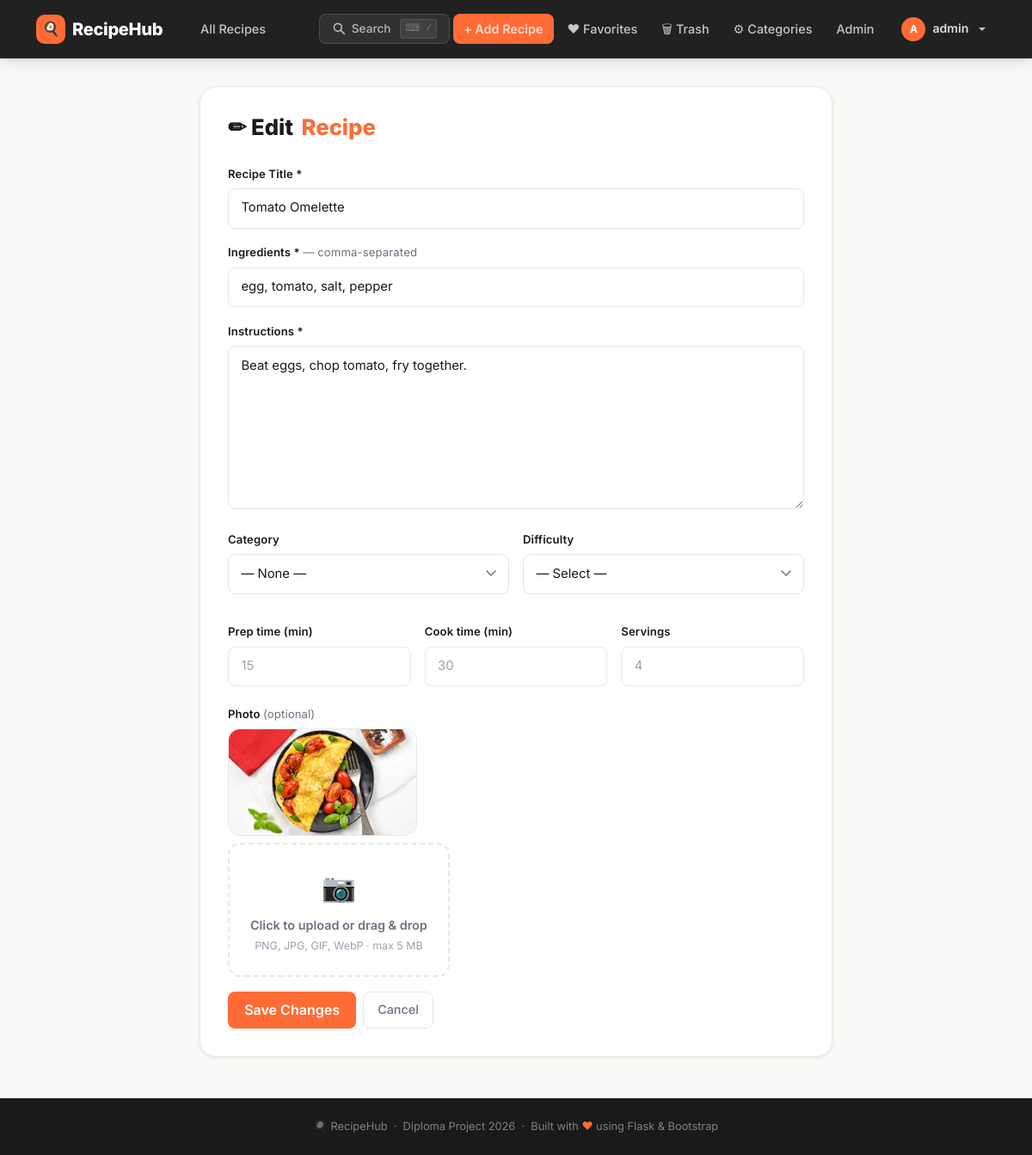
Screenshot of /edit/1 (signed in) with the database file from the repository.
### entities/user.py (models this page shows, shortened)
class User(UserMixin, db.Model):
    __tablename__ = 'users'
    id            = db.Column(db.Integer, primary_key=True)
    username      = db.Column(db.String(100), unique=True, nullable=False)
    email         = db.Column(db.String(255), unique=True, nullable=False, index=True)
    password_hash = db.Column(db.String(255), nullable=False)
    role          = db.Column(db.String(20), default='user')  # 'user' | 'admin'
    bio           = db.Column(db.Text, nullable=True)
    avatar_path   = db.Column(db.String(512), nullable=True)
    is_active     = db.Column(db.Boolean, default=True, nullable=False)
    created_at    = db.Column(db.DateTime, default=datetime.utcnow)
    updated_at    = db.Column(db.DateTime, default=datetime.utcnow, onupdate=datetime.utcnow)
    recipes  = db.relationship('Recipe', backref='author', lazy='dynamic',
                               foreign_keys='Recipe.author_id')
    favorites = db.relationship('Favorite', backref='user', lazy='dynamic')
    ratings   = db.relationship('Rating',   backref='user', lazy='dynamic')
    comments  = db.relationship('Comment',  backref='user', lazy='dynamic')
    def is_admin(self):
        return self.role == 'admin'

### entities/recipe.py (models this page shows, shortened)
class Recipe(db.Model):
    __tablename__ = 'recipes'
    id          = db.Column(db.Integer, primary_key=True)
    title       = db.Column(db.String(255), nullable=False)
    description = db.Column(db.String(500), nullable=True)   # short summary
    ingredients  = db.Column(db.Text, nullable=False)
    instructions = db.Column(db.Text, nullable=False)
    prep_time  = db.Column(db.Integer,     nullable=True)   # minutes
    cook_time  = db.Column(db.Integer,     nullable=True)   # minutes
    servings   = db.Column(db.Integer,     nullable=True)
    difficulty = db.Column(db.String(20),  nullable=True)   # 'easy' | 'medium' | 'hard'
    image_path  = db.Column(db.String(512), nullable=True)
    author_id   = db.Column(db.Integer, db.ForeignKey('users.id'),      nullable=True)
    category_id = db.Column(db.Integer, db.ForeignKey('categories.id'), nullable=True)
    is_published = db.Column(db.Boolean, default=True,  nullable=False)
    is_deleted   = db.Column(db.Boolean, default=False, nullable=False, index=True)
    deleted_at   = db.Column(db.DateTime, nullable=True)
    view_count   = db.Column(db.Integer,  default=0,    nullable=False)
    created_at = db.Column(db.DateTime, default=datetime.utcnow)
    updated_at = db.Column(db.DateTime, default=datetime.utcnow, onupdate=datetime.utcnow)
    steps              = db.relationship('RecipeStep',       backref='recipe', lazy='dynamic',
                                         order_by='RecipeStep.step_number',
                                         cascade='all, delete-orphan')
    recipe_ingredients = db.relationship('RecipeIngredient', backref='recipe', lazy='dynamic',
                                         cascade='all, delete-orphan')
    tags               = db.relationship('Tag', secondary=recipe_tags,
                                         backref='recipes', lazy='subquery')
    favorites          = db.relationship('Favorite', backref='recipe', lazy='dynamic',
                                         cascade='all, delete-orphan')
    ratings            = db.relationship('Rating',   backref='recipe', lazy='dynamic',
                                         cascade='all, delete-orphan')
    comments           = db.relationship('Comment',  backref='recipe', lazy='dynamic',
                                         cascade='all, delete-orphan')

### app.py (the view, shortened to what this page needs)
@app.route('/edit/<int:recipe_id>', methods=['GET', 'POST'])
@login_required
def edit_recipe(recipe_id):
    r = Recipe.query.get_or_404(recipe_id)
    if (r.author_id != current_user.id) and (not current_user.is_admin()):
        flash('Access denied', 'danger')
        return redirect(url_for('index'))
    cats = Category.query.all()
    return render_template('add_recipe.html', recipe=r, categories=cats)

### templates/add_recipe.html (shortened to what this page needs)
{% extends "base.html" %}
{% block content %}
<div class="row justify-content-center">
  <div class="col-lg-8">
    <div class="form-card">
      <h1 class="form-page-title">
        {% if recipe %}✏ Edit <span>Recipe</span>{% else %}+ Add <span>Recipe</span>{% endif %}
      </h1>
      <form method="post" enctype="multipart/form-data" id="recipeForm" novalidate>
        <div class="form-group-modern">
          <label class="form-label-modern">Recipe Title *</label>
          <input name="title" id="fTitle" class="form-input"
                 value="{{ recipe.title if recipe else '' }}"
                 placeholder="e.g. Classic Carbonara" required>
        </div>
        <div class="form-group-modern">
          <label class="form-label-modern">
            Ingredients *
            <span style="font-weight:400;color:var(--text-muted);">— comma-separated</span>
          </label>
          <input name="ingredients" id="fIngr" class="form-input"
                 value="{{ recipe.ingredients if recipe else '' }}"
                 placeholder="egg, bacon, parmesan, black pepper" required>
        </div>
        <div class="form-group-modern">
          <label class="form-label-modern">Instructions *</label>
          <textarea name="instructions" id="fInstr" class="form-input" rows="7"
                    placeholder="Describe the steps…" required
                    style="resize:vertical;">{{ recipe.instructions if recipe else '' }}</textarea>
        </div>
        <div class="row g-3">
          <div class="col-md-6">
            <div class="form-group-modern">
              <label class="form-label-modern">Category</label>
              <select name="category" class="form-select-modern">
                <option value="">— None —</option>
              </select>
            </div>
          </div>
          <div class="col-md-6">
            <div class="form-group-modern">
              <label class="form-label-modern">Difficulty</label>
              <select name="difficulty" class="form-select-modern">
                <option value="">— Select —</option>
              </select>
            </div>
          </div>
          <div class="col-md-4">
            <div class="form-group-modern">
              <label class="form-label-modern">Prep time (min)</label>
              <input name="prep_time" type="number" min="0" class="form-input"
                     placeholder="15"
                     value="{{ recipe.prep_time if recipe and recipe.prep_time else '' }}">
            </div>
          </div>
          <div class="col-md-4">
            <div class="form-group-modern">
              <label class="form-label-modern">Cook time (min)</label>
              <input name="cook_time" type="number" min="0" class="form-input"
                     placeholder="30"
                     value="{{ recipe.cook_time if recipe and recipe.cook_time else '' }}">
            </div>
          </div>
          <div class="col-md-4">
            <div class="form-group-modern">
              <label class="form-label-modern">Servings</label>
              <input name="servings" type="number" min="1" class="form-input"
                     placeholder="4"
                     value="{{ recipe.servings if recipe and recipe.servings else '' }}">
            </div>
          </div>
        </div>
        <div class="form-group-modern mt-1">
          <label class="form-label-modern">
            Photo <span style="font-weight:400;color:var(--text-muted);">(optional)</span>
          </label>
          {% if recipe and recipe.image_path %}
            <div class="mb-2">
              <img src="/{{ recipe.image_path }}" id="imgPreview"
                   style="max-width:220px;border-radius:var(--radius);border:1px solid var(--border);">
            </div>
          {% else %}
            <div id="imgPreviewWrap" style="display:none;margin-bottom:.5rem;">
              <img id="imgPreview"
                   style="max-width:220px;border-radius:var(--radius);border:1px solid var(--border);">
            </div>
          {% endif %}
          <label class="file-upload-wrap" id="fileDropZone">
            <div>
              <div style="font-size:2rem;margin-bottom:.4rem;">📷</div>
              <div style="font-weight:600;color:var(--text-muted);font-size:.9rem;">
                Click to upload or drag & drop
              </div>
              <div style="font-size:.78rem;color:var(--text-light);margin-top:.2rem;">
                PNG, JPG, GIF, WebP · max 5 MB
              </div>
            </div>
          </label>
        </div>
        <div class="d-flex gap-2 mt-2">
          <button type="submit" class="btn-accent" style="min-width:130px;">
            {% if recipe %}Save Changes{% else %}Publish Recipe{% endif %}
          </button>
          <a href="{{ url_for('index') }}" class="btn-ghost">Cancel</a>
        </div>
      </form>
    </div>
  </div>
</div>
{% endblock %}

### templates/base.html (shortened to what this page needs)
<!doctype html>
<html lang="en">
<head>
  <link href="https://cdn.jsdelivr.net/npm/bootstrap@5.3.0/dist/css/bootstrap.min.css" rel="stylesheet">
  <link rel="stylesheet" href="{{ url_for('static', filename='css/main.css') }}">
</head>
<body>
<nav class="navbar navbar-expand-lg">
  <div class="container">
    <a class="navbar-brand" href="{{ url_for('index') }}">
      <span class="brand-icon">🍳</span>
      RecipeHub
    </a>
    <div class="collapse navbar-collapse" id="navMenu">
      <ul class="navbar-nav me-auto ms-3">
        <li class="nav-item">
          <a class="nav-link" href="{{ url_for('all_recipes') }}">All Recipes</a>
        </li>
      </ul>
      <ul class="navbar-nav ms-auto align-items-center gap-1">
        <li class="nav-item">
          <button class="nav-search-btn" id="navSearchTrigger" title="Search (/)">
            <svg width="16" height="16" viewBox="0 0 20 20" fill="none"
                 stroke="currentColor" stroke-width="2" stroke-linecap="round">
              <circle cx="8.5" cy="8.5" r="5.5"/>
              <line x1="13" y1="13" x2="18" y2="18"/>
            </svg>
            Search
            <span class="nav-search-hint">⌨ /</span>
          </button>
        </li>
        {% if current_user.is_authenticated %}
          <li class="nav-item">
            <a class="nav-link nav-add-btn" href="{{ url_for('add_recipe') }}">+ Add Recipe</a>
          </li>
          <li class="nav-item">
            <a class="nav-link" href="{{ url_for('favorites') }}">♥ Favorites</a>
          </li>
          <li class="nav-item">
            <a class="nav-link" href="{{ url_for('trash') }}">🗑 Trash</a>
          </li>
          {% if current_user.is_admin() %}
            <li class="nav-item">
              <a class="nav-link" href="{{ url_for('categories') }}">⚙ Categories</a>
            </li>
            <li class="nav-item">
              <a class="nav-link" href="{{ url_for('admin_panel') }}">Admin</a>
            </li>
          {% endif %}
          <li class="nav-item dropdown ms-1">
            <a class="nav-link dropdown-toggle d-flex align-items-center gap-2"
               href="#" data-bs-toggle="dropdown">
              {% if current_user.avatar_path %}
                <img src="/{{ current_user.avatar_path }}" class="nav-avatar" alt="">
              {% else %}
                <span class="nav-avatar-placeholder">{{ current_user.username[0].upper() }}</span>
              {% endif %}
              <span style="font-size:.88rem;font-weight:600;color:rgba(255,255,255,.85)">
                {{ current_user.username }}
              </span>
            </a>
          </li>
        {% endif %}
      </ul>
    </div>
  </div>
</nav>
<main class="main-content">
  <div class="container">
    <div class="page-enter">
      {% block content %}{% endblock %}
    </div>
  </div>
</main>
<footer class="site-footer">
  🍳 RecipeHub &nbsp;·&nbsp; Diploma Project 2026 &nbsp;·&nbsp;
  Built with <span style="color:var(--accent)">♥</span> using Flask &amp; Bootstrap
</footer>
</body>
</html>

### rows the page displays
User: username "A", username "admin"
Recipe: title "Tomato Omelette", ingredients "egg, tomato, salt, pepper", instructions "Beat eggs, chop tomato, fry together.", image_path (picture)
